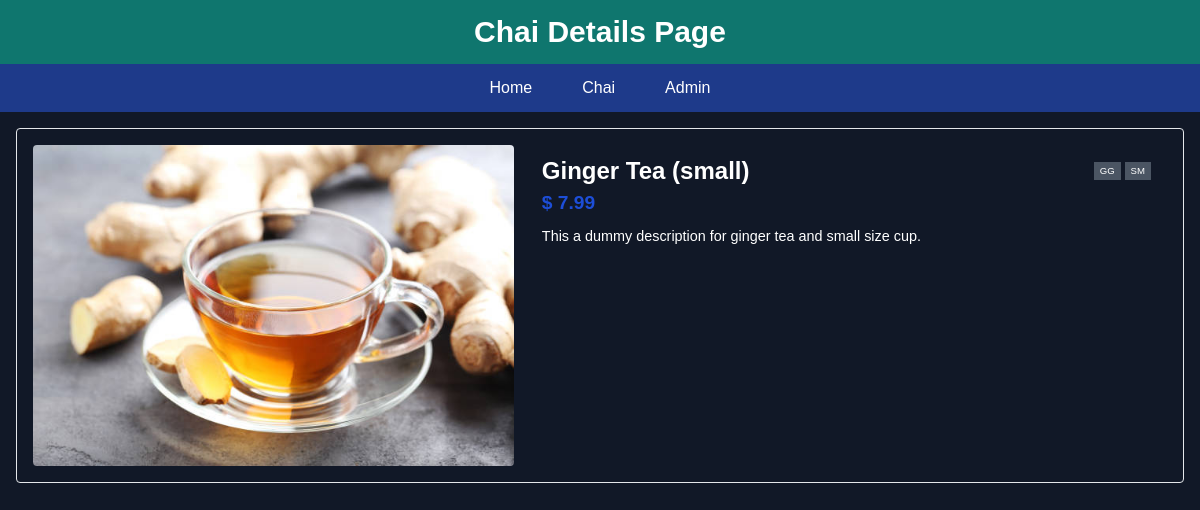
Page /chai/1/ on the committed database.
### chai_app/models.py (models this page shows, shortened)
class ChaiVariety(models.Model):
  CHAI_TYPE = (
    ("PL", "PLAIN"),
    ("MS", "MASALA"),
    ("GG", "GINGER"),
    ("GR", "GREEN"),
  )
  CHAI_SIZE = (
    ("SM", "SMALL"),
    ("MD", "MEDIUM"),
  )
  name = models.CharField(max_length=50)
  image = models.ImageField(upload_to='chais')
  price = models.DecimalField(max_digits=5, decimal_places=2, default=9.99)
  size = models.CharField(max_length=2, choices=CHAI_SIZE)
  type = models.CharField(max_length=2, choices=CHAI_TYPE)
  description = models.TextField(max_length=250,default='Description yet to be added.')
  added_on = models.DateTimeField(default=timezone.now)

### chai_app/views.py (the view)
# urls.py: path('<int:chai_id>/', views.chai_details, name='chai_details'),
def chai_details(request, chai_id):
  chai = get_object_or_404(ChaiVariety, pk=chai_id)
  return render(request, 'chai_app/chai_details.html', {'chai': chai})

### chai_app/templates/chai_app/chai_details.html (shortened to what this page needs)
{% extends "layout.html" %}
{% block header %}Chai Details Page{% endblock %}
{% block content %}
  <div class="grid sm:grid-cols-[minmax(200px,_3fr)_4fr] sm:max-w-[1280px] m-auto p-4 gap-3 border rounded">
    <div class="max-h-[350px] sm:max-h-[400px] overflow-hidden rounded">
      <img src="{{chai.image.url}}" class="max-h-full sm:max-h-full w-full">
    </div>
    <div class="text-left text-[max(4.5vw,_14px)] sm:text-[max(2vw,_21px)] py-2 px-4 rounded">
      <div class="flex items-center justify-between">
        <strong>
          {{chai.name}}
        </strong>
        <div class="flex gap-1 text-[0.4em]">
          <p class="bg-gray-600 px-1.5 py-0.5">{{chai.type}}</p>
          <p class="bg-gray-600 px-1.5 py-0.5">{{chai.size}}</p>
        </div>
      </div>
      <p class="text-[0.8em] text-blue-700 font-semibold mb-2">&dollar; {{chai.price}}</p>
      <div class="detail-body text-[0.6em]">
        <p>{{chai.description}}</p>
      </div>
    </div>
  </div>
{% endblock %}

### static/style.css (style rules this page uses)
* { padding: 0; margin: 0; box-sizing: border-box; font-family: Arial, Helvetica, sans-serif; }

### rows in the picture
ChaiVariety: image (picture), name "Ginger Tea (small)", type "GG", size "SM", price "7.99", description "This a dummy description for ginger tea and small size cup."
